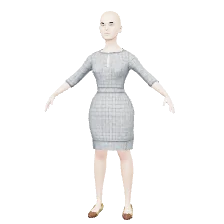
#> input picture tools/oracle-4.0/src/peopleLab/pics/10r9rtk14r.webp, 224 x 224 px
$ python bleed_alpha.py ../oracle-4.0/src/peopleLab/pics/10r9rtk14r.webp 1.0
#> lines starting #> are read from the running program, lines starting #| are printed output that depends on the picture; after the words box and inside, x2 and y2 are one past the last pixel; in counts of white or black regions, pixels touching at a corner belong together
"""Fills the colour under the transparent part of a cut-out texture from the visible part next to it, alpha untouched.
The pack ships near white under the holes of Leaves.png, so each mip level averaged the white into the leaf and a plant turned pale
from afar. Pull-push (Gortler et al., The Lumigraph, 1996): the visible colours are averaged down a pyramid and each hole takes the
nearest level that holds any, so the fill reaches every texel; the import's fix_alpha_border only reaches the rim.
Run once per texture: python3 tools/assets/bleed_alpha.py <file.png> [<cut 0..1>]
"""
import sys

import numpy as np
from PIL import Image

DEFAULT_CUT = 0.2  # the alphaCutoff of the pack's glTF materials
BYTE_TOP = 255.0


def halve(a: np.ndarray) -> np.ndarray:
    h, w = a.shape[0] // 2 * 2, a.shape[1] // 2 * 2
    a = a[:h, :w]
    return (a[0::2, 0::2] + a[1::2, 0::2] + a[0::2, 1::2] + a[1::2, 1::2]) * 0.25


def grow(a: np.ndarray, shape: tuple[int, int]) -> np.ndarray:
    big = np.repeat(np.repeat(a, 2, axis=0), 2, axis=1)
    pad = ((0, max(0, shape[0] - big.shape[0])), (0, max(0, shape[1] - big.shape[1])), (0, 0))
    return np.pad(big, pad, mode='edge')[:shape[0], :shape[1]]


def fill(colour: np.ndarray, seen: np.ndarray) -> np.ndarray:
    """The colour wherever `seen` is 1, and the pyramid's colour where it is 0."""
    levels = [(colour * seen, seen)]
    while min(levels[-1][1].shape[:2]) > 1:
        c, w = levels[-1]
        levels.append((halve(c), halve(w)))
    c, w = levels[-1]
    flat = c / np.maximum(w, 1e-6)
    for c, w in reversed(levels[:-1]):
        up = grow(flat, w.shape[:2])
        flat = np.where(w > 0, c / np.maximum(w, 1e-6), up)
    return np.where(seen > 0, colour, flat)


def main() -> None:
    path = sys.argv[1]
    cut = float(sys.argv[2]) if len(sys.argv) > 2 else DEFAULT_CUT
    image = np.array(Image.open(path).convert('RGBA')).astype(np.float64)
    seen = (image[..., 3:4] >= cut * BYTE_TOP).astype(np.float64)
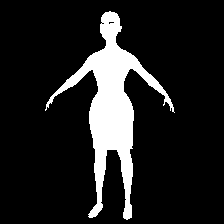
#> seen: shape (224, 224, 1) float64; values 0 (black) and 1 (white), 12.9% white; 1 white region, box (x1, y1, x2, y2) and area: (45, 11, 175, 220) 6487
    image[..., :3] = fill(image[..., :3], seen)
#> the loop in fill, `while min(levels[-1][1].shape[:2]) > 1:` made 7 passes
#> pass 1, in fill, `c, w = levels[-1]`:
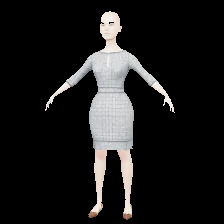
#> c: shape (224, 224, 3) float64; mean of channels 0, 1, 2 26.8, 26.4, 26.2; drawn as R, G, B
#> pass 2, in fill, `c, w = levels[-1]`:
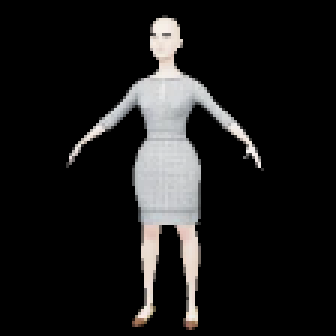
#> c: shape (112, 112, 3) float64 (shown 3 times larger); mean of channels 0, 1, 2 26.8, 26.4, 26.2; drawn as R, G, B
#> pass 2, in fill, `c, w = levels[-1]`:
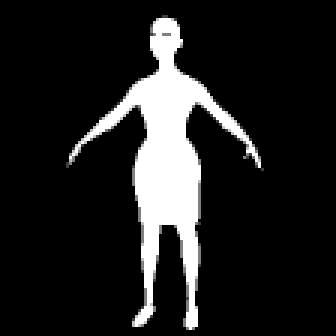
#> w: shape (112, 112, 1) float64 (shown 3 times larger); min 0, max 1, mean 0.129
#> pass 3, in fill, `c, w = levels[-1]`:
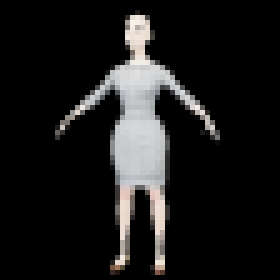
#> c: shape (56, 56, 3) float64 (shown 5 times larger); mean of channels 0, 1, 2 26.8, 26.4, 26.2; drawn as R, G, B
#> after the loop in fill, `while min(levels[-1][1].shape[:2]) > 1:`: levels = 8 items
#> in fill, `c, w = levels[-1]`: c = [[46.91, 46.8, 46.82]]; w = [0.227]
#> in fill, `flat = c / np.maximum(w, 1e-6)`: flat = [[206.5, 206, 206.1]]
#> the loop in fill, `for c, w in reversed(levels[:-1]):` made 7 passes
#> pad in grow on passes 1 to 7: ((0, 1), (0, 1), (0, 0)), ((0, 1), (0, 1), (0, 0)), ((0, 0), (0, 0), (0, 0)), ((0, 0), (0, 0), (0, 0)), ((0, 0), (0, 0), (0, 0)), ((0, 0), (0, 0), (0, 0)), ((0, 0), (0, 0), (0, 0))
#> after the loop in fill, `for c, w in reversed(levels[:-1]):`:
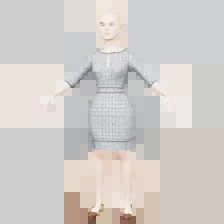
#> flat: shape (224, 224, 3) float64; mean R, G, B 210.7, 206, 202.8
    Image.fromarray(np.clip(image + 0.5, 0, BYTE_TOP).astype(np.uint8), mode='RGBA').save(path)


if __name__ == '__main__':
    main()
